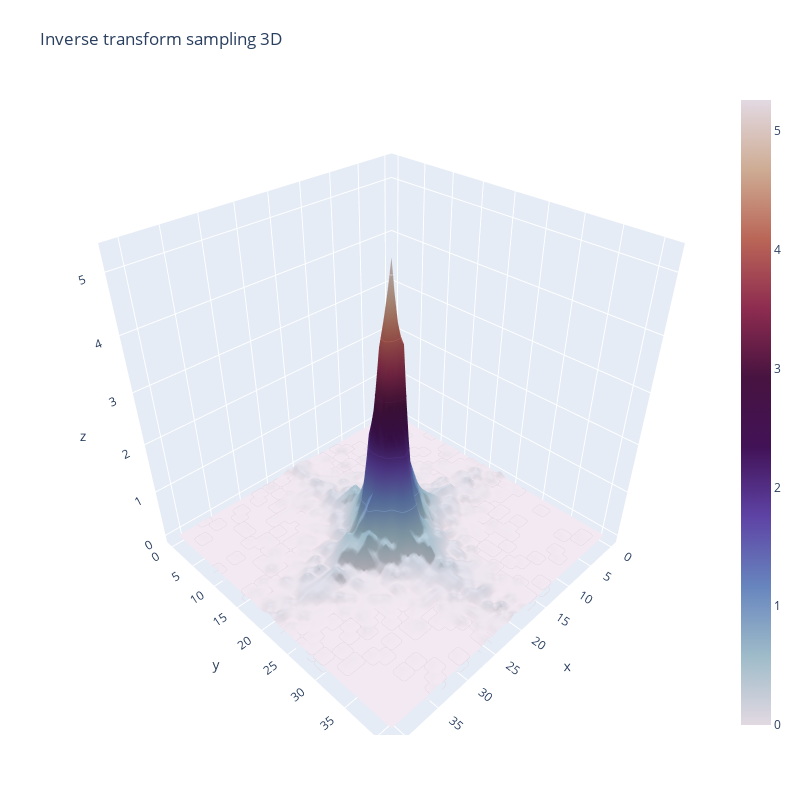

The cell this chart's notebook holds for it:
### Code cell
centering = lambda bins: (bins + (bins[1] - bins[0]) / 2)[:-1]

x, y = X[:, 0], X[:, 1]
X_ = np.array(
    [
        [X[:, 0][i], X[:, 1][i]]
        for i in range(x.shape[0])
        if np.abs(x[i]) < 5.0 and np.abs(y[i]) < 5.0
    ]
)

fig = plt.figure()
hist = np.histogram2d(X_[:, 0], X_[:, 1], bins=42)
final_data = pd.DataFrame(
    hist[0] / len(hist[0]), index=centering(hist[1]), columns=centering(hist[2])
)
fig = go.Figure(data=[go.Surface(z=final_data, colorscale="twilight")])
fig.update_traces(
    contours_z=dict(show=True, usecolormap=True, project_z=True)
)
fig.update_layout(
    title="Inverse transform sampling 3D",
    autosize=False,
    width=800,
    height=800,
    margin=dict(l=65, r=50, b=65, t=90),
)
fig.show()

### Figure 1 — Plotly figure (JSON) as saved in the notebook; plotly's stock layout.template omitted (floating-point values rounded to 4 significant figures; data arrays with more than 128 entries replaced by an {"elided": "..."} marker saying what was removed)
{"data": [{"colorscale": [[0, "#e2d9e2"], [0.1111, "#9ebbc9"], [0.2222, "#6785be"], [0.3333, "#5e43a5"], [0.4444, "#421257"], [0.5556, "#471340"], [0.6667, "#8e2c50"], [0.7778, "#ba6657"], [0.8889, "#ceac94"], [1, "#e2d9e2"]], "contours": {"z": {"project": {"z": true}, "show": true, "usecolormap": true}}, "type": "surface", "z": {"elided": "42x42 float values"}}], "layout": {"autosize": false, "height": 800, "margin": {"b": 65, "l": 65, "r": 50, "t": 90}, "title": {"text": "Inverse transform sampling 3D"}, "width": 800}}
